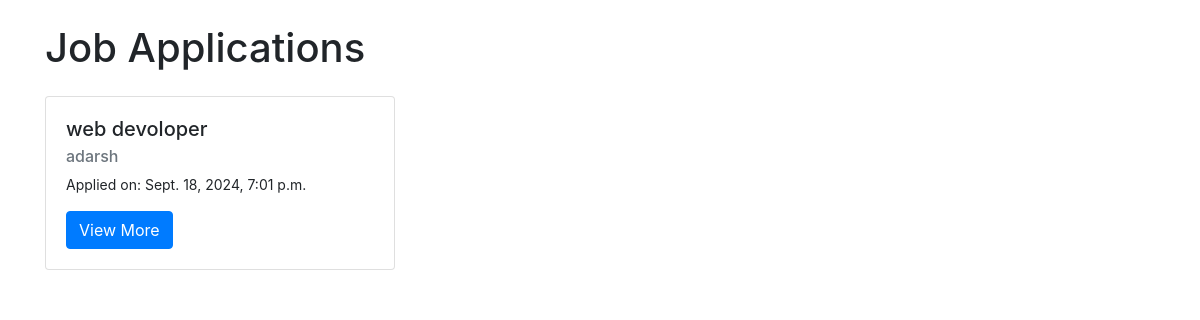
Page /view_applications/ (signed in) on the earlier database version.
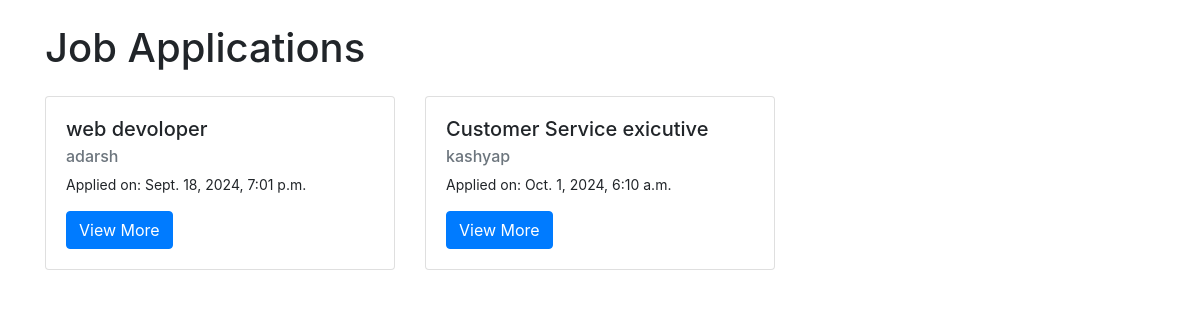
Same page on the later database version.
### jobapp/models.py (models this page shows, shortened)
class JobApplication(models.Model):
    job = models.ForeignKey(Job, on_delete=models.CASCADE, related_name='applications')
    employee = models.ForeignKey(User, on_delete=models.CASCADE,limit_choices_to={"is_employee":True})
    cover_letter = models.TextField()
    cv = models.FileField(upload_to='cvs/', null=True, blank=True)
    submitted_at = models.DateTimeField(auto_now_add=True)

class Job(models.Model):
    title = models.CharField(max_length=100)
    description = models.TextField()
    workplace_type = models.CharField(max_length=50, choices=[('Remote', 'Remote'), ('Office', 'Office')])
    salary = models.CharField(max_length=50)
    company_name = models.CharField(max_length=100, null=True, blank=True)
    posted_date = models.DateField()
    job_type = models.CharField(max_length=50, choices=[
        ('Full-time', 'Full-time'),
        ('Part-time', 'Part-time'),
        ('Contract', 'Contract'),
        ('Internship', 'Internship'),
    ])
    location = models.CharField(max_length=100, choices=[
        ('Mumbai', 'Mumbai'),
        ('Bengaluru', 'Bengaluru'),
        ('Delhi', 'Delhi'),
        ('Kerala', 'Kerala')
    ])
    job_category = models.CharField(max_length=100, choices=[
        ('Automotive-Jobs', 'Automotive-Jobs'),
        ('HealthCare', 'HealthCare'),
        ('Customer-Service', 'Customer-Service'),
        ('Project-Management', 'Project-Management'),
        ('Development', 'Development'),
        ('Design', 'Design'),
        ('Marketing', 'Marketing'),
        ('Accounting-Finance', 'Accounting-Finance'),
    ],  null=True,
        blank=True, )

### authapp/models.py (models this page shows, shortened)
class User(AbstractUser):
    name = models.CharField(max_length=100)
    email = models.EmailField()
    phone_number = models.CharField(max_length=10)
    is_company = models.BooleanField(default=False)
    is_employee = models.BooleanField(default=False)

### jobapp/views.py (the view)
# urls.py: path('view_applications/', view_applications, name='view_applications'),
@login_required
def view_applications(request):
    applications = JobApplication.objects.all()
    return render(request, 'view_applications.html', {'applications': applications})

### templates/view_applications.html (shortened to what this page needs)
{% load static %}
<!DOCTYPE html>
<html lang="en">
<head>
    <link href="https://stackpath.bootstrapcdn.com/bootstrap/4.5.2/css/bootstrap.min.css" rel="stylesheet">
</head>
<body>
    <div class="container mt-4">
        <h1 class="mb-4">Job Applications</h1>
        <div class="row">
            {% if applications %}
                {% for application in applications %}
                    <div class="col-md-6 col-lg-4 mb-3">
                        <div class="card">
                            <div class="card-body">
                                <h5 class="card-title">{{ application.job.title }}</h5>
                                <h6 class="card-subtitle mb-2 text-muted">{{ application.employee.username }}</h6>
                                <p class="card-text">Applied on: {{ application.submitted_at }}</p>
                                <a href="{% url 'view_application_detail' application.id %}" class="btn btn-primary">View More</a>
                            </div>
                        </div>
                    </div>
                {% endfor %}
            {% else %}
                <p>No applications found.</p>
            {% endif %}
        </div>
    </div>
</body>
</html>

### templates/view_applications.html (style rules this page uses)
.card-body { padding: 1.25rem; }
.card-title { font-size: 1.25rem; }
.card-subtitle { font-size: 1rem; }
.card-text { font-size: 0.875rem; }

Differences in the rows shown:
added JobApplication: job "Customer Service exicutive", employee.username "kashyap", submitted_at "Oct. 1, 2024, 6:10 a.m."
